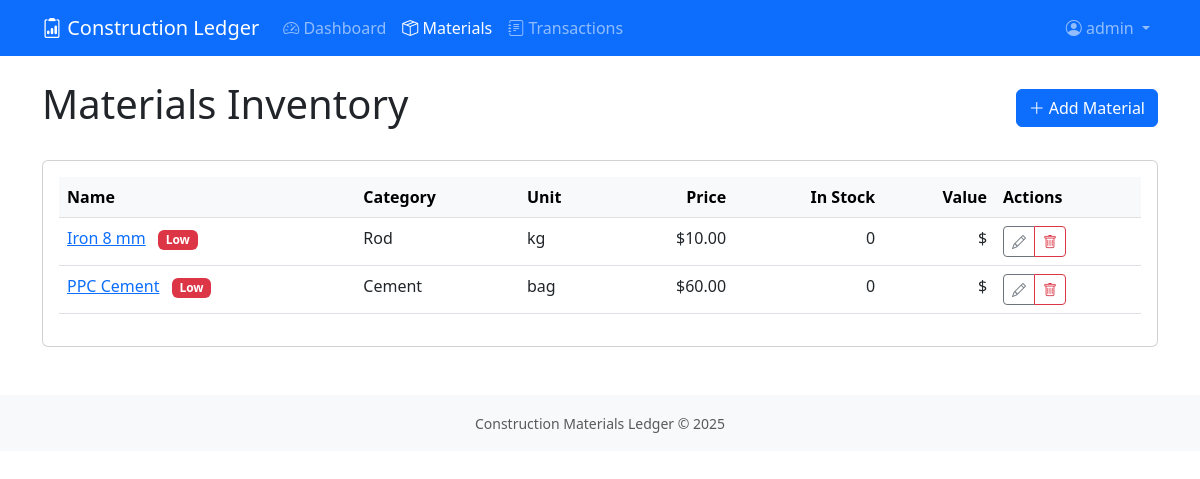
The app's page /materials/ (signed in) with its own data.
### materials/models.py (models this page shows, shortened)
class ConstructionMaterial(models.Model):
    name = models.CharField(max_length=100)
    category = models.ForeignKey(MaterialCategory, on_delete=models.PROTECT)
    unit_of_measure = models.ForeignKey(UnitOfMeasure, on_delete=models.PROTECT)
    price_per_unit = models.DecimalField(
        max_digits=10,
        decimal_places=2,
        validators=[MinValueValidator(0)]
    )
    current_quantity = models.DecimalField(
        max_digits=10,
        decimal_places=2,
        default=0,
        validators=[MinValueValidator(0)]
    )
    minimum_stock_level = models.DecimalField(
        max_digits=10,
        decimal_places=2,
        default=0,
        validators=[MinValueValidator(0)]
    )
    notes = models.TextField(blank=True)
    created_by = models.ForeignKey('auth.User', on_delete=models.SET_NULL, null=True, blank=True)
    created_at = models.DateTimeField(auto_now_add=True)
    updated_at = models.DateTimeField(auto_now=True)
    class Meta:
        ordering = ['name']

class MaterialCategory(models.Model):
    name = models.CharField(max_length=100, unique=True)
    description = models.TextField(blank=True)
    class Meta:
        ordering = ['name']

class UnitOfMeasure(models.Model):
    name = models.CharField(max_length=50, unique=True)
    abbreviation = models.CharField(max_length=10, unique=True)
    class Meta:
        ordering = ['name']

### materials/views.py (the view)
# urls.py: path('materials/', MaterialListView.as_view(), name='material-list'),
class MaterialListView(LoginRequiredMixin, ListView):
    model = ConstructionMaterial
    template_name = 'materials/material_list.html'
    context_object_name = 'materials'
    paginate_by = 20

### templates/materials/material_list.html (shortened to what this page needs)
{% extends "base.html" %}
{% load humanize %}
{% block content %}
<div class="d-flex justify-content-between align-items-center mb-4">
    <h1>Materials Inventory</h1>
    <a href="{% url 'material-create' %}" class="btn btn-primary">
        <i class="bi bi-plus-lg"></i> Add Material
    </a>
</div>
<div class="card">
    <div class="card-body">
        <div class="table-responsive">
            <table class="table table-hover">
                <thead class="table-light">
                    <tr>
                        <th>Name</th>
                        <th>Category</th>
                        <th>Unit</th>
                        <th class="text-end">Price</th>
                        <th class="text-end">In Stock</th>
                        <th class="text-end">Value</th>
                        <th>Actions</th>
                    </tr>
                </thead>
                <tbody>
                    {% for material in object_list %}
                    <tr>
                        <td>
                            <a href="{% url 'material-detail' material.pk %}">{{ material.name }}</a>
                            {% if material.current_quantity <= material.minimum_stock_level %}
                            <span class="badge bg-danger ms-2">Low</span>
                            {% endif %}
                        </td>
                        <td>{{ material.category.name }}</td>
                        <td>{{ material.unit_of_measure.abbreviation }}</td>
                        <td class="text-end">${{ material.price_per_unit|floatformat:2|intcomma }}</td>
                        <td class="text-end">{{ material.current_quantity|floatformat:"-2"|intcomma }}</td>
                        <td class="text-end">${{ material.total_value|floatformat:2|intcomma }}</td>
                        <td>
                            <div class="btn-group btn-group-sm">
                                <a href="{% url 'material-update' material.pk %}" class="btn btn-outline-secondary">
                                    <i class="bi bi-pencil"></i>
                                </a>
                                <a href="{% url 'material-delete' material.pk %}" class="btn btn-outline-danger">
                                    <i class="bi bi-trash"></i>
                                </a>
                            </div>
                        </td>
                    </tr>
                    {% endfor %}
                </tbody>
            </table>
        </div>
    </div>
</div>
{% endblock %}

### templates/base.html (shortened to what this page needs)
<!DOCTYPE html>
<html lang="en">
<head>
    <link href="https://cdn.jsdelivr.net/npm/bootstrap@5.3.0/dist/css/bootstrap.min.css" rel="stylesheet">
    <link rel="stylesheet" href="https://cdn.jsdelivr.net/npm/bootstrap-icons@1.10.0/font/bootstrap-icons.css">
</head>
<body>
    <nav class="navbar navbar-expand-lg navbar-dark bg-primary">
        <div class="container">
            <a class="navbar-brand" href="{% url 'dashboard' %}">
                <i class="bi bi-clipboard2-data"></i> Construction Ledger
            </a>
            <div class="collapse navbar-collapse" id="navbarNav">
                <ul class="navbar-nav me-auto">
                    <li class="nav-item">
                        <a class="nav-link {% if request.resolver_match.url_name == 'dashboard' %}active{% endif %}"
                           href="{% url 'dashboard' %}">
                            <i class="bi bi-speedometer2"></i> Dashboard
                        </a>
                    </li>
                    <li class="nav-item">
                        <a class="nav-link {% if 'material' in request.resolver_match.url_name %}active{% endif %}"
                           href="{% url 'material-list' %}">
                            <i class="bi bi-box-seam"></i> Materials
                        </a>
                    </li>
                    <li class="nav-item">
                        <a class="nav-link {% if 'transaction' in request.resolver_match.url_name %}active{% endif %}"
                           href="{% url 'transaction-list' %}">
                            <i class="bi bi-journal-text"></i> Transactions
                        </a>
                    </li>
                </ul>
                <ul class="navbar-nav">
                    {% if user.is_authenticated %}
                    <li class="nav-item dropdown">
                        <a class="nav-link dropdown-toggle" href="#" role="button" data-bs-toggle="dropdown">
                            <i class="bi bi-person-circle"></i> {{ user.username }}
                        </a>
                    </li>
                    {% else %}
                    <li class="nav-item">
                        <a class="nav-link" href="{% url 'login' %}"><i class="bi bi-box-arrow-in-right"></i> Login</a>
                    </li>
                    {% endif %}
                </ul>
            </div>
        </div>
    </nav>
    <div class="container mt-4">
        {% block content %}{% endblock %}
    </div>
    <footer class="mt-5 py-3 bg-light">
        <div class="container text-center text-muted">
            <small>Construction Materials Ledger &copy; {% now "Y" %}</small>
        </div>
    </footer>
</body>
</html>

### records on screen
ConstructionMaterial: name "Iron 8 mm", minimum_stock_level "Low", category.name "Rod", unit_of_measure.abbreviation "kg", price_per_unit "10.00", current_quantity "0"
ConstructionMaterial: name "PPC Cement", minimum_stock_level "Low", category.name "Cement", unit_of_measure.abbreviation "bag", price_per_unit "60.00", current_quantity "0"

### other values on screen
{{ user.username }} "admin"
